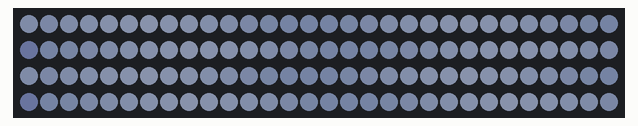
A program run on a simulated Arduino Uno, built with avr-gcc and run on an emulated ATmega328P. On the bench: 120 RGB LEDs in strip order, left to right, continuing on the next row. Dim RGB values are drawn brighter than linear.

Above: at 0.18 s.

The program:

main.cpp
```cpp
#include <Arduino.h>
#include "FastLED.h"


#define NUM_LEDS 120
#define DATA_PIN 11
#define BRIGHTNESS          1000
#define BLUE  0xA9B8DD
#define PULSE_PERIOD 2000

#define ANIM_FADE(t) (32 * (0.5 + sin(t)))
#define RIPPLE_FADE(p) (-32*(0.5+cos(p)))
// This is an array of leds.  One item for each led in your strip.
CRGB leds[NUM_LEDS];


void addColor(int i, double r, double g, double b){
  r = leds[i].r + r;
  if(r > 0xFF){r = 0xFF;} else if(r < 0){r = 0;}
  leds[i].r = (int)r;

  g = leds[i].g + g;
  if(g > 0xFF){g = 0xFF;} else if(g < 0){g = 0;}
  leds[i].g = (int)g;

  b = leds[i].b + b;
  if(b > 0xFF){b = 0xFF;} else if(b < 0){b = 0;}
  leds[i].b = (int)b;
}
void animateEngines(){
  double t = 2 * PI * millis()/PULSE_PERIOD;
  //All are a nice cool blue
  for(int i = 0; i < NUM_LEDS;i++){
    leds[i] = BLUE;
  }
  //Add the pulse
  for(int x = 0; x < 30; x++){
    double p = (2*PI/17*x)*t - (2*PI/16*x);
    addColor(30+x,
      ANIM_FADE(t), ANIM_FADE(t), ANIM_FADE(t)
    );
    addColor(30+x,
      RIPPLE_FADE(p), RIPPLE_FADE(p),RIPPLE_FADE(p)
    );
    addColor(30-x,
      ANIM_FADE(t),ANIM_FADE(t), ANIM_FADE(t)
    );
    addColor(30-x,
      RIPPLE_FADE(p), RIPPLE_FADE(p),RIPPLE_FADE(p)
    );
    addColor(90+x,
      ANIM_FADE(t), ANIM_FADE(t), ANIM_FADE(t)
    );
    addColor(90+x,
      RIPPLE_FADE(p), RIPPLE_FADE(p),RIPPLE_FADE(p)
    );
    addColor(90-x,
      RIPPLE_FADE(p), RIPPLE_FADE(p),RIPPLE_FADE(p)
    );
    addColor(90-x,
      ANIM_FADE(t), ANIM_FADE(t), ANIM_FADE(t)
    );

  }
  //Add a wave

}

// This function sets up the ledsand tells the controller about them
void setup() {
  FastLED.addLeds<WS2811, DATA_PIN, GRB>(leds, NUM_LEDS);
  FastLED.setMaxPowerInVoltsAndMilliamps(5,750);
  FastLED.setBrightness(BRIGHTNESS);
  for(int i = 0; i < NUM_LEDS; i+=3){
    leds[i] = 0xFF0000;
    leds[i+1] = 0x00FF00;
    leds[i+2] = 0x0000FF;
  }
}

// This function runs over and over, and is where you do the magic to light
// your leds.
byte tick = 0;

void loop() {

  animateEngines();

  FastLED.show();
}
```
